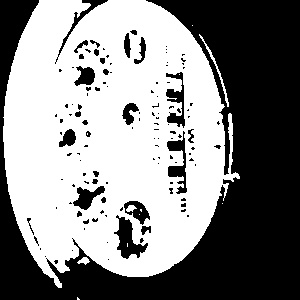
#> input picture 330_20150324125951_155_693466.jpg_filter_.jpg, 300 x 300 px, given in place of 322_20150324131201_183_648995.jpg, which was not available
$ jupyter execute --allow-errors Aikon_Assignment_METHOD_2_.ipynb   (older library calls are emulated)   (text cells are left out)
#> lines starting #> are read from the running program, lines starting #| are printed output that depends on the picture; pictures that were not available may be replaced by others from this repository, and a replacement may not be noted
[cell 1]
from google.colab import files

uploaded = files.upload()
#> the answer given: 330_20150324125951_155_693466.jpg_filter_.jpg

[cell 2]
for fn in uploaded.keys():
  print('User uploaded file "{name}" with length {length} bytes'.format(
      name=fn, length=len(uploaded[fn])))

[cell 3]
import cv2 # For OpenCV modules (For Image I/O and Contour Finding)
import numpy as np # For general purpose array manipulation
import scipy.fftpack # For FFT2

[cell 4]
uploaded

[cell 5]
#### imclearborder definition

# [36 lines left out: function imclearborder, not called in this run]

[cell 6]
#### bwareaopen definition
# [13 lines left out: function bwareaopen, not called in this run]

[cell 7]
#### Main program

# Read in image
img = cv2.imread("322_20150324131201_183_648995.jpg", 0)
#> img is the input picture: shape (300, 300); min 0, max 255, mean 135.7

[cell 8]
# Number of rows and columns
rows = img.shape[0]
#> rows = 300
cols = img.shape[1]
#> cols = 300

# Remove some columns from the beginning and end
img = img[:, 59:cols-20]
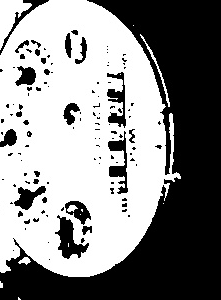
#> img: shape (300, 221); min 0, max 255, mean 138.3

# Number of rows and columns
rows = img.shape[0]
cols = img.shape[1]
#> cols = 221

# Convert image to 0 to 1, then do log(1 + I)
imgLog = np.log1p(np.array(img, dtype="float") / 255)
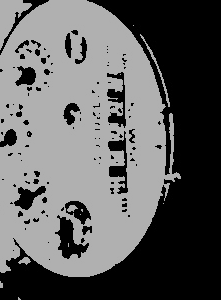
#> imgLog: shape (300, 221) float64; min 0, max 0.693, mean 0.376

[cell 9]
# Create Gaussian mask of sigma = 10
M = 2*rows + 1
#> M = 601
N = 2*cols + 1
#> N = 443
sigma = 10
(X,Y) = np.meshgrid(np.linspace(0,N-1,N), np.linspace(0,M-1,M))
centerX = np.ceil(N/2)
#> centerX = 222
centerY = np.ceil(M/2)
#> centerY = 301
gaussianNumerator = (X - centerX)**2 + (Y - centerY)**2


# Low pass and high pass filters
Hlow = np.exp(-gaussianNumerator / (2*sigma*sigma))
Hhigh = 1 - Hlow

# Move origin of filters so that it's at the top left corner to
# match with the input image
HlowShift = scipy.fftpack.ifftshift(Hlow.copy())
HhighShift = scipy.fftpack.ifftshift(Hhigh.copy())

# Filter the image and crop
If = scipy.fftpack.fft2(imgLog.copy(), (M,N))
#> (the rest of this cell did not finish here and is left out)

$ run again, on 334_20150324105739_197_825915.jpg_filter_.jpg
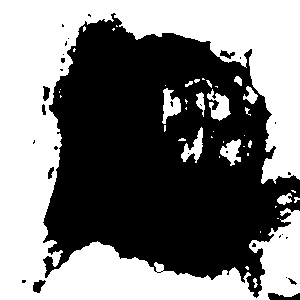
#> input picture 334_20150324105739_197_825915.jpg_filter_.jpg, 300 x 300 px, given in place of 322_20150324131201_183_648995.jpg, which was not available
#> img is the input picture: shape (300, 300); min 0, max 255, mean 122.9
#> `img = img[:, 59:cols-20]`:
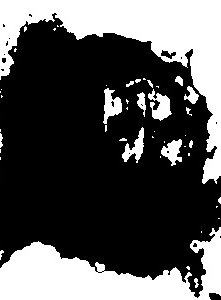
#> img: shape (300, 221); min 0, max 255, mean 84
#> `imgLog = np.log1p(np.array(img, dtype="float") / 255)`:
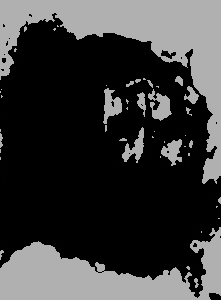
#> imgLog: shape (300, 221) float64; min 0, max 0.693, mean 0.228

$ run again, on 334_20150324132310_203_848723.jpg_filter_.jpg
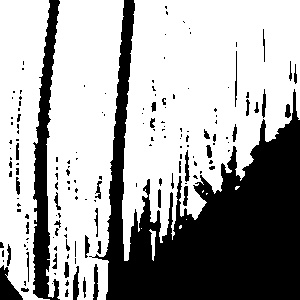
#> input picture 334_20150324132310_203_848723.jpg_filter_.jpg, 300 x 300 px, given in place of 322_20150324131201_183_648995.jpg, which was not available
#> img is the input picture: shape (300, 300); min 0, max 255, mean 165.9
#> `img = img[:, 59:cols-20]`:
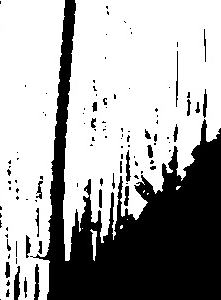
#> img: shape (300, 221); min 0, max 255, mean 166.8
#> `imgLog = np.log1p(np.array(img, dtype="float") / 255)`:
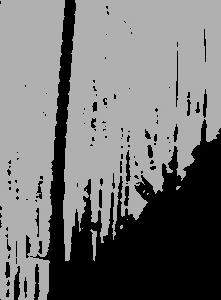
#> imgLog: shape (300, 221) float64; min 0, max 0.693, mean 0.454
